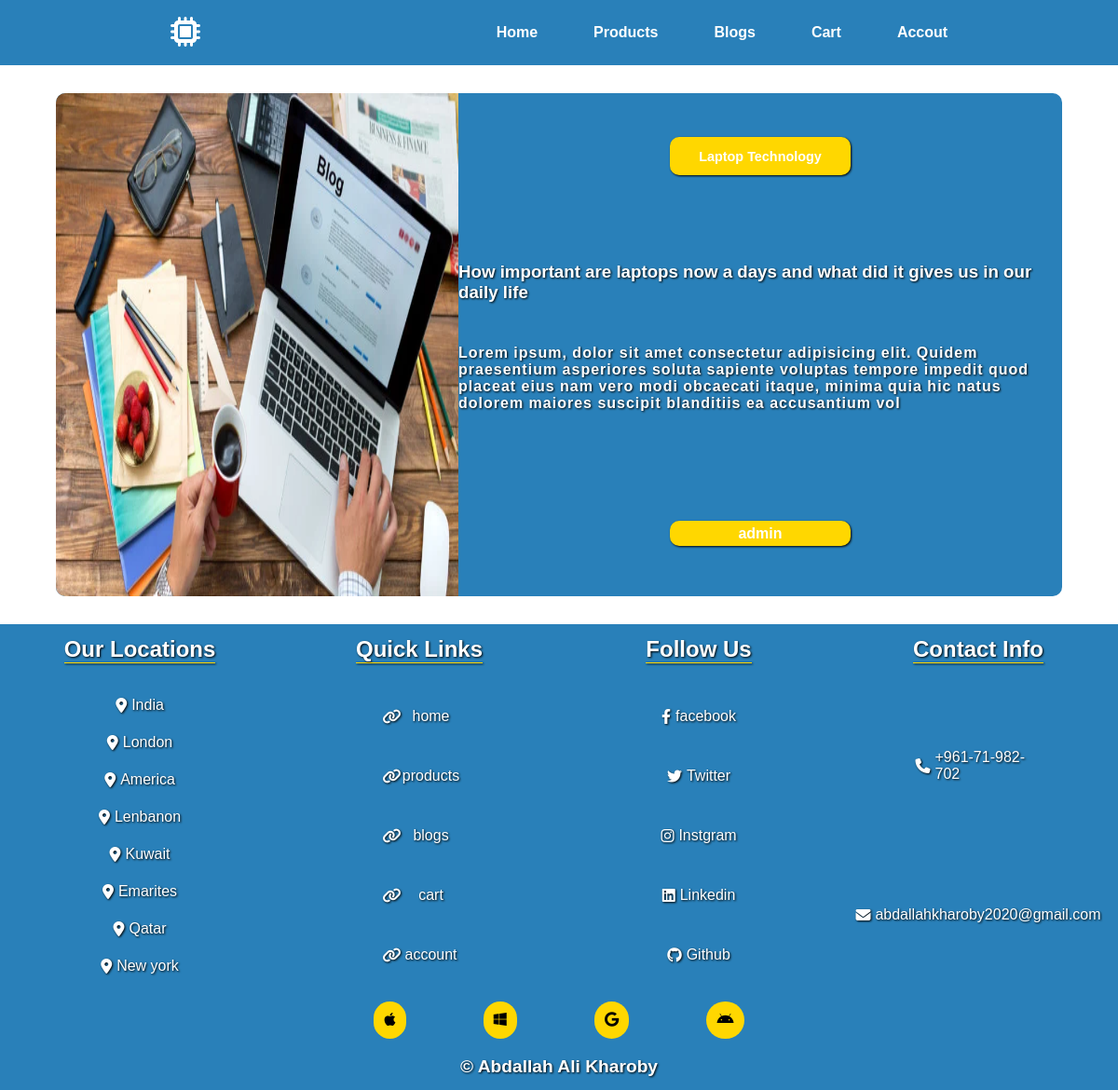
Screenshot of /readblog.php?id=2 with the database file from the repository.
### tables this page shows
CREATE TABLE `blogsdata` (
  `id` int(11) NOT NULL,
  `blogimg` varchar(255) NOT NULL,
  `blogtitle` varchar(255) NOT NULL,
  `blogdesc` varchar(255) NOT NULL,
  `username` varchar(255) NOT NULL,
  `blogtext` varchar(255) NOT NULL
);

### readblog.php (the view, shortened to what this page needs)
<?php
include("connect.php");
$id = $_GET['id'];
$sql = "SELECT * from blogsdata WHERE id='$id'";
$result = mysqli_query($con,$sql);
$readblog = mysqli_fetch_assoc($result);
?>
<!DOCTYPE html>
<html lang="en">
<head>
    <link rel="stylesheet" href="./styles/readblog.css"/>
</head>
<body>
    <section id="Readpage">
        <?php include("navbar.php")?>
        <div class="readform">
            <div class="readcard">
                <div class="readimg">
                    <?php $full = "blogsimg/".$readblog['blogimg']?>
                    <img src="<?=$full?>">
                </div>
                <div class="readdata">
                    <div class="readtitle">
                        <h2><?=$readblog['blogtitle']?></h2>
                    </div>
                    <div class="readdesc">
                        <h3><?=$readblog['blogdesc']?></h3>
                    </div>
                    <div class="readtext">
                        <p><?=$readblog['blogtext']?></p>
                    </div>
                    <div class="readuser">
                        <p><?=$readblog['username']?></p>
                    </div>
                </div>
            </div>
        </div>
    </section>
    <?php include("footer.php")?>
</body>
</html>

### styles/readblog.css (style rules this page uses)
* { margin: 0; padding: 0; box-sizing: border-box; font-family: Arial, Helvetica, sans-serif; }
#Readpage { width: 100%; height: 670px; }
.readform { width: 100%; height: 600px; display: flex; align-items: center; justify-content: center; }
.readcard { background-color: #2980b9; width: 90%; height: 90%; overflow: hidden; border-radius: 10px; display: flex; }
.readimg { width: 40%; height: 100%; }
.readimg img { width: 100%; height: 100%; }
.readdata { width: 60%; height: 100%; }
.readtitle { width: 100%; height: 25%; display: flex; align-items: center; justify-content: center; }
.readtitle h2 { background-color: gold; width: 30%; height: 30%; display: flex; align-items: center; justify-content: center; color: white; filter: drop-shadow(1px 1px 1px black); border-radius: 10px; font-size: 0.9rem; }
.readdesc { width: 100%; height: 25%; display: flex; align-items: center; justify-content: center; color: white; filter: drop-shadow(1px 1px 1px black); }
.readtext { width: 100%; height: 25%; color: white; font-weight: bold; filter: drop-shadow(1px 1px 1px black); letter-spacing: 1px; }
.readuser { width: 100%; height: 25%; display: flex; align-items: center; justify-content: center; }
.readuser p { background-color: gold; width: 30%; height: 20%; display: flex; align-items: center; justify-content: center; color: white; font-weight: bold; border-radius: 10px; filter: drop-shadow(1px 1px 1px black); }

### rows the page displays
blogsdata: blogimg (picture), blogtitle "Laptop Technology", blogdesc "How important are laptops now a days and what did it gives us in our daily life", blogtext "Lorem ipsum, dolor sit amet consectetur adipisicing elit. Quidem praesentium asperiores soluta sapiente voluptas tempore impedit quod placeat eius nam vero modi obcaecati itaque, minima quia hic natus dolorem maiores suscipit blanditiis ea accusantium vol", username "admin"
